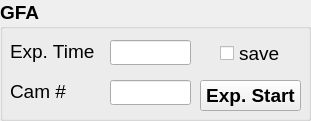
     <widget class="QGroupBox" name="group_gfa">
      <property name="geometry">
       <rect>
        <x>10</x>
        <y>144</y>
        <width>311</width>
        <height>121</height>
       </rect>
      </property>
      <property name="font">
       <font>
        <family>Arial</family>
        <pointsize>14</pointsize>
        <weight>75</weight>
        <bold>true</bold>
        <strikeout>false</strikeout>
       </font>
      </property>
      <property name="title">
       <string>GFA</string>
      </property>
      <widget class="QLineEdit" name="lineEdit_GFA_exptime">
       <property name="geometry">
        <rect>
         <x>110</x>
         <y>40</y>
         <width>81</width>
         <height>25</height>
        </rect>
       </property>
       <property name="font">
        <font>
         <family>Arial</family>
         <pointsize>14</pointsize>
         <weight>50</weight>
         <bold>false</bold>
         <strikeout>false</strikeout>
        </font>
       </property>
       <property name="text">
        <string/>
       </property>
       <property name="alignment">
        <set>Qt::AlignRight|Qt::AlignTrailing|Qt::AlignVCenter</set>
       </property>
      </widget>
      <widget class="QLabel" name="label_GFA_exptime">
       <property name="geometry">
        <rect>
         <x>10</x>
         <y>40</y>
         <width>97</width>
         <height>23</height>
        </rect>
       </property>
       <property name="font">
        <font>
         <family>Arial</family>
         <pointsize>14</pointsize>
         <weight>50</weight>
         <bold>false</bold>
         <strikeout>false</strikeout>
        </font>
       </property>
       <property name="text">
        <string>Exp. Time</string>
       </property>
      </widget>
      <widget class="QLabel" name="label_GFA_exptime_2">
       <property name="geometry">
        <rect>
         <x>10</x>
         <y>80</y>
         <width>97</width>
         <height>23</height>
        </rect>
       </property>
       <property name="font">
        <font>
         <family>Arial</family>
         <pointsize>14</pointsize>
         <weight>50</weight>
         <bold>false</bold>
         <strikeout>false</strikeout>
        </font>
       </property>
       <property name="text">
        <string>Cam #</string>
       </property>
      </widget>
      <widget class="QLineEdit" name="lineEdit_GFA_cam">
       <property name="geometry">
        <rect>
         <x>110</x>
         <y>80</y>
         <width>81</width>
         <height>25</height>
        </rect>
       </property>
       <property name="font">
        <font>
         <family>Arial</family>
         <pointsize>14</pointsize>
         <weight>50</weight>
         <bold>false</bold>
         <strikeout>false</strikeout>
        </font>
       </property>
       <property name="text">
        <string/>
       </property>
       <property name="alignment">
        <set>Qt::AlignRight|Qt::AlignTrailing|Qt::AlignVCenter</set>
       </property>
      </widget>
      <widget class="QPushButton" name="pushbtn_GFArun">
       <property name="geometry">
        <rect>
         <x>200</x>
         <y>80</y>
         <width>101</width>
         <height>31</height>
        </rect>
       </property>
       <property name="font">
        <font>
         <family>Arial</family>
         <pointsize>14</pointsize>
         <weight>75</weight>
         <bold>true</bold>
         <strikeout>false</strikeout>
        </font>
       </property>
       <property name="toolTip">
        <string/>
       </property>
       <property name="text">
        <string>Exp. Start</string>
       </property>
      </widget>
      <widget class="QCheckBox" name="gfa_checkBox">
       <property name="geometry">
        <rect>
         <x>220</x>
         <y>43</y>
         <width>71</width>
         <height>21</height>
        </rect>
       </property>
       <property name="font">
        <font>
         <family>Arial</family>
         <pointsize>14</pointsize>
         <weight>50</weight>
         <bold>false</bold>
         <strikeout>false</strikeout>
        </font>
       </property>
       <property name="text">
        <string>save</string>
       </property>
      </widget>
     </widget>
